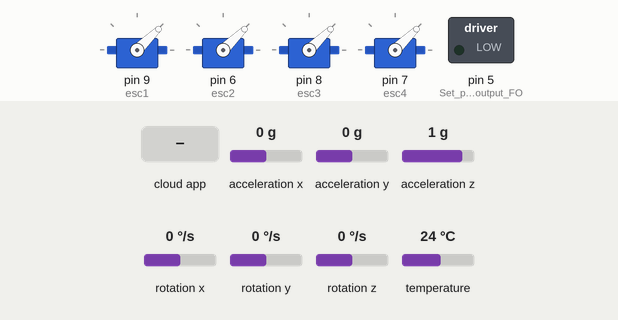
This sketch was run on a simulated Arduino Nano, built with avr-gcc and run on an emulated ATmega328P. Shown: 4 × servo, switched loads named in the sketch (green lamp = pin HIGH). The test bench sets the inputs (shaded band); at power-on: acceleration x 0 g, acceleration y 0 g, acceleration z 1 g, rotation x 0 °/s, rotation y 0 °/s, rotation z 0 °/s, temperature 24 °C. The RemoteXY app is connected; what the sketch prints to the serial monitor is not drawn.

Above: at 6.5 s.
6.6 s: the phone or cloud app sets joystick_01_y to -100
At 7.7 s:
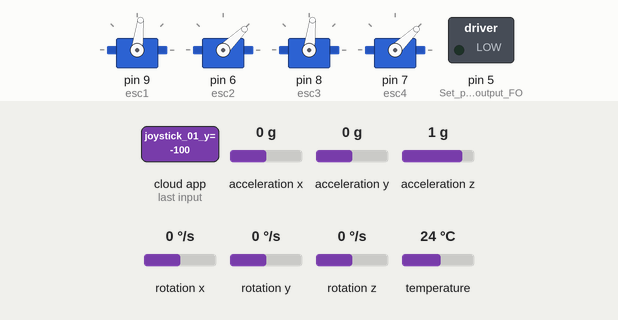
8.5 s: the phone or cloud app sets joystick_02_x to -100
11.5 s: the phone or cloud app sets joystick_02_y to 100
14.5 s: the phone or cloud app sets joystick_01_x to 100
At 14.8 s:
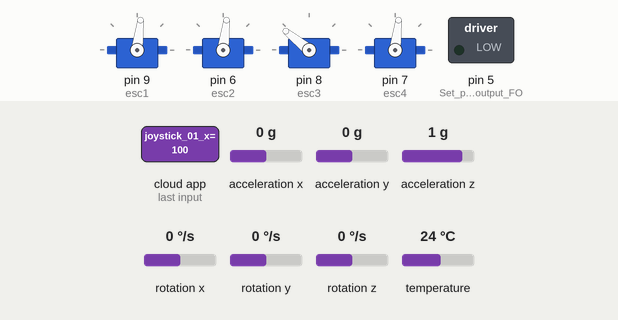
16.0 s: the phone or cloud app sets joystick_01_y to 100
At 17.7 s:
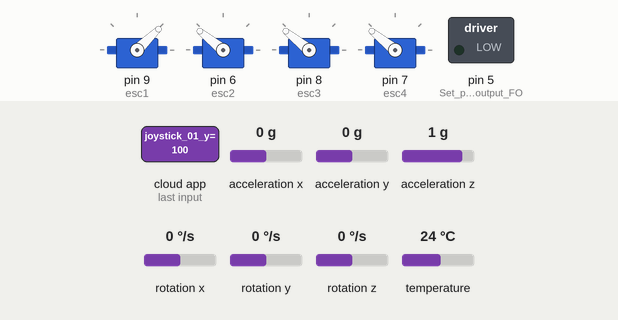
18.2 s: the phone or cloud app sets joystick_01_x to -100
At 18.8 s:
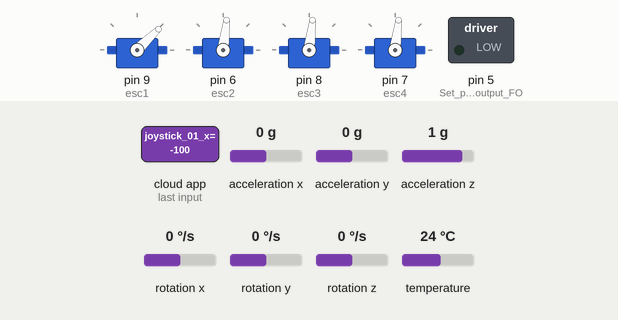
Timing chart, 0 to 20.7 s (numbered marks = the images above; inputs shaded):
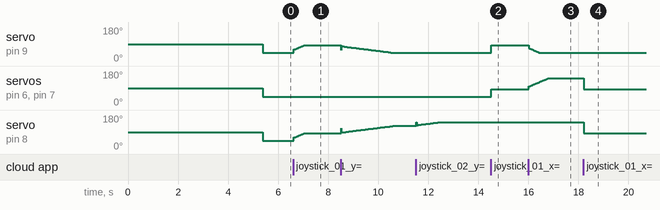

Measured:
- after the input at 6.6 s, servo on pin 9 (esc1), servo on pin 8 (esc3): moves from 44° to 83° over 0.42 s, starting at once
- after the input at 14.5 s, servo on pin 9 (esc1), servo on pin 6 (esc2), servo on pin 7 (esc4): 44° → 83° at once
- after the input at 16.0 s, servo on pin 9 (esc1): moves from 83° to 44° over 0.43 s, starting at once; servo on pin 6 (esc2), servo on pin 7 (esc4): moves from 83° to 141° over 0.76 s, starting at once
- after the input at 18.2 s, servo on pin 6 (esc2), servo on pin 8 (esc3), servo on pin 7 (esc4): 141° → 83° at once

The sketch:

drone_motor_testing.ino
```cpp
/***************************************************
  This code integrates the MPU6050 sensor with PID control
  and RemoteXY GUI for joystick-based motor control.
  It includes automatic calibration of the MPU6050 sensor.

  Hardware:
  - DFRduino Nano V3.1
  - MPU6050 sensor
  - Four ESCs controlling motors connected via Servo objects

  Libraries Required:
  - Wire.h (built-in)
  - Servo.h (built-in)
  - Adafruit_MPU6050.h
  - Adafruit_Sensor.h
  - RemoteXY.h
  - Kalman.h (for Kalman filter; optional, as we use a complementary filter)
***************************************************/

// Include necessary libraries
#include <Wire.h>
#include <Adafruit_MPU6050.h>
#include <Adafruit_Sensor.h>
#include <Servo.h>
// #include <Adafruit_BMP085_U.h> // Barometer library


// RemoteXY configuration
#define REMOTEXY_MODE__ESP8266_HARDSERIAL_POINT
#define REMOTEXY_SERIAL Serial
#define REMOTEXY_SERIAL_SPEED 115200
#define REMOTEXY_WIFI_SSID "FLy ME TO THE MOON"
#define REMOTEXY_WIFI_PASSWORD "12345678"
#define REMOTEXY_SERVER_PORT 6377

// RemoteXY GUI configuration
// This configuration is generated by the RemoteXY editor
// Replace the following configuration with your own if needed
#include <RemoteXY.h>

// RemoteXY GUI configuration
#pragma pack(push, 1)
uint8_t RemoteXY_CONF[] =   // 54 bytes
  { 255,5,0,0,0,47,0,18,0,0,0,31,1,106,200,1,1,3,0,5,
  12,18,49,49,32,2,26,31,5,15,121,49,49,32,2,26,31,2,56,79,
  44,22,1,2,26,31,31,79,78,0,79,70,70,0 };

// this structure defines all the variables and events of your control interface
struct {

    // input variables
  int8_t joystick_01_x; // from -100 to 100
  int8_t joystick_01_y; // from -100 to 100
  int8_t joystick_02_x; // from -100 to 100
  int8_t joystick_02_y; // from -100 to 100
  uint8_t switch_01; // =1 if switch ON and =0 if OFF
  uint8_t emergency_landing; // Emergency landing trigger


    // other variable
  uint8_t connect_flag;  // =1 if wire connected, else =0

} RemoteXY;
#pragma pack(pop)

// Global variables
Adafruit_MPU6050 mpu;
// Adafruit_BMP085_Unified bmp; // Barometer
Servo esc1, esc2, esc3, esc4;

// PID variables
float RatePitch, RateRoll, RateYaw;
float DesiredRateRoll, DesiredRatePitch, DesiredRateYaw;
float ErrorRateRoll, ErrorRatePitch, ErrorRateYaw;
float InputRoll, InputThrottle, InputPitch, InputYaw;

float PrevErrorRateRoll = 0, PrevErrorRatePitch = 0, PrevErrorRateYaw = 0;
float PrevItermRateRoll = 0, PrevItermRatePitch = 0, PrevItermRateYaw = 0;
float PIDReturn[] = {0, 0, 0};

// PID constants (tune these values as necessary)
float PRateRoll = 0.6, IRateRoll = 3.5, DRateRoll = 0.03;
float PRatePitch = 0.6, IRatePitch = 3.5, DRatePitch = 0.03;
float PRateYaw = 2.0, IRateYaw = 12.0, DRateYaw = 0.0;

// Motor inputs
float MotorInput1, MotorInput2, MotorInput3, MotorInput4;

// Calibration variables
float accXOffset = 0, accYOffset = 0, accZOffset = 0;
float gyroXOffset = 0, gyroYOffset = 0, gyroZOffset = 0;

// Voltage measurement variables
const int analogPin = A0;  // Pin connected to the voltage divider
const float R1 = 100000.0; // Resistor 1 value in ohms (100k ohms)
const float R2 = 20000.0;  // Resistor 2 value in ohms (20k ohms)
const float referenceVoltage = 5.0; // Assuming Arduino operates at 5V
const int adcMax = 1023;  // Max ADC value for 10-bit ADC
const float lowVoltageThreshold = 19.2; // 6 cells at 3.2V per cell
float dt = 0.01;  // Time step (100Hz update rate)
unsigned long previousTime;

// Function prototypes
void reset_pid(void);
void pid_equation(float Error, float P, float I, float D, float &PrevError, float &PrevIterm);
void calibrateMPU6050();
void batteryVoltageDetection();
void emergencyLanding(); // Declare emergency landing function


void setup()
{
  // Initialize RemoteXY
  RemoteXY_Init();

  // Initialize serial communication
  Serial.begin(115200);

  // Initialize MPU6050 sensor
  if (!mpu.begin()) {
    Serial.println("Failed to find MPU6050 chip");
    while (1) {
      delay(10);
    }
  }
  //Serial.println("MPU6050 Found!");

/*
// Initialize BMP180 sensor
  if (!bmp.begin()) {
    Serial.println("Failed to find BMP180 chip");
    while (1) {
      delay(10);
    }
  }
*/


  mpu.setAccelerometerRange(MPU6050_RANGE_8_G);
  mpu.setGyroRange(MPU6050_RANGE_500_DEG);
  mpu.setFilterBandwidth(MPU6050_BAND_21_HZ);

  // Calibrate MPU6050
  calibrateMPU6050();

  pinMode(5, OUTPUT); // Set pin 5 as an output FOR LED

  // Initialize ESCs
  esc1.attach(9);  // Motor 1
  esc2.attach(6);  // Motor 2
  esc3.attach(8);  // Motor 3
  esc4.attach(7);  // Motor 4

  // Initialize PID variables
  reset_pid();
}

void loop()
{
  // Handle RemoteXY input
  RemoteXY_Handler();

  // Read sensor data
  sensors_event_t a, g, temp;
  mpu.getEvent(&a, &g, &temp);

  // Read altitude from the barometer
  sensors_event_t altitudeEvent;
  // bmp.getEvent(&altitudeEvent);

  // Apply calibration offsets
  float accX = a.acceleration.x - accXOffset;
  float accY = a.acceleration.y - accYOffset;
  float accZ = a.acceleration.z - accZOffset;
  float gyroX = g.gyro.x - gyroXOffset;
  float gyroY = g.gyro.y - gyroYOffset;
  float gyroZ = g.gyro.z - gyroZOffset;

  // Calculate angles from accelerometer data
  float accAngleX = atan2(accY, accZ) * 180 / PI;
  float accAngleY = atan2(-accX, sqrt(accY * accY + accZ * accZ)) * 180 / PI;

  // Implement a complementary filter
  static float pitch = 0, roll = 0;
  float dt = 0.01; // Assuming loop runs every 10ms
  float alpha = 0.98; // Filter coefficient

  // Integrate gyro data
  float gyroRateX = gyroX * 180 / PI; // Convert to degrees per second
  float gyroRateY = gyroY * 180 / PI;
  float gyroRateZ = gyroZ * 180 / PI;

  pitch = alpha * (pitch + gyroRateX * dt) + (1 - alpha) * accAngleX;
  roll = alpha * (roll + gyroRateY * dt) + (1 - alpha) * accAngleY;


  // Read joystick inputs from RemoteXY
  InputThrottle = map(max(0, RemoteXY.joystick_01_x), 0, 100, 1000, 1800);
  float SignalYaw = map(RemoteXY.joystick_01_y, -100, 100, 1000, 2000);
  float SignalRoll = map(RemoteXY.joystick_02_y, -100, 100, 1000,2000);
  float SignalPitch = map(RemoteXY.joystick_02_x, -100, 100, 1000, 2000);

  DesiredRateYaw = 0.15 * (SignalYaw - 1500);
  DesiredRateRoll = 0.15 * (SignalRoll - 1500);
  DesiredRatePitch = 0.15 * (SignalPitch - 1500);
 // DesiredVelocityVertical=0.3*(InputThrottle - 1500);

  // Error rates
  ErrorRateRoll = DesiredRateRoll - RateRoll;
  ErrorRatePitch = DesiredRatePitch - RatePitch;
  ErrorRateYaw = DesiredRateYaw - RateYaw;

  // Compute PID outputs
  pid_equation(ErrorRateRoll, PRateRoll, IRateRoll, DRateRoll, PrevErrorRateRoll, PrevItermRateRoll);
  float pidOutputRoll = PIDReturn[0];
  PrevErrorRateRoll = PIDReturn[1];
  PrevItermRateRoll = PIDReturn[2];

  pid_equation(ErrorRatePitch, PRatePitch, IRatePitch, DRatePitch, PrevErrorRatePitch, PrevItermRatePitch);
  float pidOutputPitch = PIDReturn[0];
  PrevErrorRatePitch = PIDReturn[1];
  PrevItermRatePitch = PIDReturn[2];

  pid_equation(ErrorRateYaw, PRateYaw, IRateYaw, DRateYaw, PrevErrorRateYaw, PrevItermRateYaw);
  float pidOutputYaw = PIDReturn[0];
  PrevErrorRateYaw = PIDReturn[1];
  PrevItermRateYaw = PIDReturn[2];

  //ErrorVelocityVertical=DesiredVelocityVertical; // -- VelocityVerticalKalman TO BE DONE;
  //pid_equation(ErrorVelocityVertical, PVelocityVertical, IVelocityVertical, DVelocityVertical, PrevErrorVelocityVertical, PrevItermVelocityVertical);
  //InputThrottle=1500 + PIDReturn[0];
  //PrevErrorVelocityVertical=PIDReturn[1];
  //PrevItermVelocityVertical=PIDReturn[2];

/* Gradually adjust throttle based on altitude
    if (currentAltitude < 5.0) { // Check if close to the ground
        // Decrease throttle gradually if altitude is decreasing
        InputThrottle = constrain(InputThrottle - 5, 1000, 1800); // Decrease throttle gradually
    }
*/

  // Calculate motor outputs
  // Assuming quadcopter in X configuration
  MotorInput1 = InputThrottle - pidOutputRoll + pidOutputPitch - pidOutputYaw; // Front Left
  MotorInput2 = InputThrottle - pidOutputRoll - pidOutputPitch + pidOutputYaw; // Front Right
  MotorInput3 = InputThrottle + pidOutputRoll - pidOutputPitch - pidOutputYaw; // Rear Right
  MotorInput4 = InputThrottle + pidOutputRoll + pidOutputPitch + pidOutputYaw; // Rear Left

  // Constrain motor outputs
  MotorInput1 = constrain(MotorInput1, 1000, 2000);
  MotorInput2 = constrain(MotorInput2, 1000, 2000);
  MotorInput3 = constrain(MotorInput3, 1000, 2000);
  MotorInput4 = constrain(MotorInput4, 1000, 2000);

  // Write motor outputs
  esc1.writeMicroseconds(MotorInput1);
  esc2.writeMicroseconds(MotorInput2);
  esc3.writeMicroseconds(MotorInput3);
  esc4.writeMicroseconds(MotorInput4);

  // For debugging
 // Serial.print("Pitch: "); Serial.print(pitch);
  //Serial.print(", Roll: "); Serial.print(roll);
  //Serial.print(", Gyro: "); Serial.print(gyroRateZ);
  //Serial.print(", Motor1: "); Serial.print(MotorInput1);
  //Serial.print(", Motor2: "); Serial.print(MotorInput2);
  //Serial.print(", Motor3: "); Serial.print(MotorInput3);
  //Serial.print(", Motor4: "); Serial.println(MotorInput4);

  // Delay for loop timing
  delay(10); // 10ms delay for 100Hz update rate
}

void reset_pid() {
  // Reset PID variables
  DesiredRateRoll = 0;
  DesiredRatePitch = 0;
  DesiredRateYaw = 0;
}

// PID function
void pid_equation(float Error, float P, float I, float D, float &PrevError, float &PrevIterm) {
  float dt = 0.01; // Time step (10ms)
  float Pterm = P * Error;
  float Iterm = PrevIterm + I * Error * dt;
  float Dterm = D * (Error - PrevError) / dt;

  // Anti-windup for integral term
  Iterm = constrain(Iterm, -400, 400);

  float PIDOutput = Pterm + Iterm + Dterm;

  // Constrain PID output
  PIDOutput = constrain(PIDOutput, -400, 400);

  // Update return values
  PIDReturn[0] = PIDOutput;
  PIDReturn[1] = Error;
  PIDReturn[2] = Iterm;

  // Update previous error and integral term
  PrevError = Error;
  PrevIterm = Iterm;
}

/*
// Reset PID variables
void reset_pid(void) {
  PrevErrorRateRoll = PrevErrorRatePitch = PrevErrorRateYaw = 0;
  PrevItermRateRoll = PrevItermRatePitch = PrevItermRateYaw = 0;
}
*/

// Calibration function
void calibrateMPU6050() {
  Serial.println("Calibrating MPU6050...");

  const int calibrationSamples = 1000;
  float accXSum = 0, accYSum = 0, accZSum = 0;
  float gyroXSum = 0, gyroYSum = 0, gyroZSum = 0;

  for (int i = 0; i < calibrationSamples; i++) {
    sensors_event_t a, g, temp;
    mpu.getEvent(&a, &g, &temp);

    accXSum += a.acceleration.x;
    accYSum += a.acceleration.y;
    accZSum += a.acceleration.z - 9.80665; // Subtract gravity

    gyroXSum += g.gyro.x;
    gyroYSum += g.gyro.y;
    gyroZSum += g.gyro.z;

    delay(3); // Wait for sensor to stabilize
  }

  accXOffset = accXSum / calibrationSamples;
  accYOffset = accYSum / calibrationSamples;
  accZOffset = accZSum / calibrationSamples;
  gyroXOffset = gyroXSum / calibrationSamples;
  gyroYOffset = gyroYSum / calibrationSamples;
  gyroZOffset = gyroZSum / calibrationSamples;

  Serial.println("Calibration complete.");
}

void batteryVoltageDetection() {
  // Read the battery voltage
  int sensorValue = analogRead(analogPin);
  float voltageOut = (sensorValue * referenceVoltage) / adcMax;
  float batteryVoltage = voltageOut * (R1 + R2) / R2;

  // Send battery voltage to RemoteXY (ensure the RemoteXY interface supports this)
 // RemoteXY.battery_voltage = batteryVoltage;

  // Check if the battery voltage is below the safe threshold
  if (batteryVoltage < lowVoltageThreshold) {
    digitalWrite(5, LOW); // Optional: take an action if voltage is low
  } else {
    digitalWrite(5, HIGH); // Optional: normal operation
  }
}

// Emergency landing procedure
void emergencyLanding() {
  Serial.println("Emergency landing initiated...");

    // Initial throttle for descent
    float landingThrottle = 1100;          // Initial throttle value for motors during descent
    const float targetDescentRate = -1.0;  // Target descent rate in m/s^2 for steady and slow descent
    const float descentRateP = 0.5;        // PID proportional term for descent rate
    const float descentRateI = 0.1;        // PID integral term for descent rate
    const float descentRateD = 0.05;       // PID derivative term for descent rate

    float prevDescentError = 0;
    float descentIntegral = 0;

    while (true) {
        // Read sensor data to maintain balance
        sensors_event_t a, g, temp;
        mpu.getEvent(&a, &g, &temp);  //reads data from the accelerometer and gyroscope to keep track of orientation.

        // Calculate descent rate from accelerometer Z-axis
        float currentDescentRate = a.acceleration.z; // Get z-axis acceleration in m/s^2

        // Calculate descent error (target descent rate - actual descent rate)
        float descentError = targetDescentRate - currentDescentRate; // how far the drone’s current behavior deviates from the goal.

        // PID calculations for descent control
        descentIntegral += descentError * dt;
        float descentDerivative = (descentError - prevDescentError) / dt;
        float pidDescentOutput = descentRateP * descentError + descentRateI * descentIntegral + descentRateD * descentDerivative;

        // Adjust throttle based on PID output to control descent rate
        landingThrottle = constrain(landingThrottle + pidDescentOutput, 1000, 2000);

        // Update previous error for next loop
        prevDescentError = descentError;

        // Calculate pitch and roll angles from accelerometer data
        float accAngleX = atan2(a.acceleration.y, a.acceleration.z) * 180 / PI; // pitch angle, which is the tilt around the X-axis.
        float accAngleY = atan2(-a.acceleration.x, sqrt(a.acceleration.y * a.acceleration.y + a.acceleration.z * a.acceleration.z)) * 180 / PI; // roll angle, which is the tilt around the Y-axis.

        // Update PID for pitch and roll based on current angles
        float ErrorPitch = 0 - accAngleX; // Desired angle is 0 so the errors indicate how tilted the drone is.
        float ErrorRoll = 0 - accAngleY;

        // Update PID for pitch and roll
        float pidOutputPitch, pidOutputRoll;

        pid_equation(ErrorPitch, PRatePitch, IRatePitch, DRatePitch, PrevErrorRatePitch, PrevItermRatePitch);
        pidOutputPitch = PIDReturn[0]; //compute the PID output based on the current error and previous states, which will adjust the motor speeds to correct any tilt.
        PrevErrorRatePitch = PIDReturn[1];
        PrevItermRatePitch = PIDReturn[2];

        pid_equation(ErrorRoll, PRateRoll, IRateRoll, DRateRoll, PrevErrorRateRoll, PrevItermRateRoll);
        pidOutputRoll = PIDReturn[0]; //holds the calculated adjustments for pitch and roll
        PrevErrorRateRoll = PIDReturn[1];
        PrevItermRateRoll = PIDReturn[2];

        // Calculate motor inputs for stability and controlled descent
        float MotorInput1 = landingThrottle - pidOutputRoll + pidOutputPitch; // Front Left
        float MotorInput2 = landingThrottle - pidOutputRoll - pidOutputPitch; // Front Right
        float MotorInput3 = landingThrottle + pidOutputRoll - pidOutputPitch; // Rear Right
        float MotorInput4 = landingThrottle + pidOutputRoll + pidOutputPitch; // Rear Left

        // Adjust each motor’s throttle to account for roll and pitch corrections.
        MotorInput1 = constrain(MotorInput1, 1000, 2000); // Motor inputs stay within limits
        MotorInput2 = constrain(MotorInput2, 1000, 2000);
        MotorInput3 = constrain(MotorInput3, 1000, 2000);
        MotorInput4 = constrain(MotorInput4, 1000, 2000);

        // Write motor outputs
        esc1.writeMicroseconds(MotorInput1); // PWM signal to ESCs with calculated throttle value for each motor
        esc2.writeMicroseconds(MotorInput2);
        esc3.writeMicroseconds(MotorInput3);
        esc4.writeMicroseconds(MotorInput4);

    // Landing Detection (close to ground, low descent rate)
    if (currentDescentRate > -0.1 && currentDescentRate < 0.1) { // Threshold for minimal descent speed
      break; // If descent rate close to zero, the loop breaks, signaling that the drone has landed.
    }

    // Gradually decrease throttle for smooth landing
    if (landingThrottle > 1000) {
      landingThrottle -= 0.5; // Decrease throttle slowly
    }
    delay(10); // Loop rate at 100Hz
    }

    // Turn off motors after landing
  esc1.writeMicroseconds(1000);
  esc2.writeMicroseconds(1000);
  esc3.writeMicroseconds(1000);
  esc4.writeMicroseconds(1000);
}
```

Barometer.cpp
```cpp
#include "Barometer.h"

Adafruit_BMP280 Barometer::bmp;
float Barometer::baselineAltitude = 0;

bool Barometer::begin() {
  if (!bmp.begin(0x76)) {  // Default I2C address is 0x76 or 0x77
    return false;
  }
  bmp.setSampling(Adafruit_BMP280::MODE_NORMAL,
                  Adafruit_BMP280::SAMPLING_X2,
                  Adafruit_BMP280::SAMPLING_X16,
                  Adafruit_BMP280::FILTER_X16,
                  Adafruit_BMP280::STANDBY_MS_500);
  calibrate();
  return true;
}

void Barometer::calibrate() {
  baselineAltitude = bmp.readAltitude(1013.25); // Replace 1013.25 with actual sea-level pressure if known
}

float Barometer::getAltitude() {
  float current = bmp.readAltitude(1013.25);
  return current - baselineAltitude;
}
```

Barometer.h
```cpp
#ifndef BAROMETER_H
#define BAROMETER_H

#include <Adafruit_BMP280.h>
#include <Wire.h>

class Barometer {
public:
  static bool begin();
  static float getAltitude();
  static void calibrate();

private:
  static Adafruit_BMP280 bmp;
  static float baselineAltitude;
};

#endif
```

PIDController.h
```cpp
// PIDController.h

#ifndef PIDCONTROLLER_H
#define PIDCONTROLLER_H

class PIDController {
public:
    float Kp, Ki, Kd;
    float integral;
    float last_error;
    float last_derivative;
    float T;       // Cutoff period for the low pass filter

    PIDController(float p, float i, float d, float t) : Kp(p), Ki(i), Kd(d), T(t), integral(0), last_error(0), last_derivative(0) {}

    float compute(float target, float current, float dt, float maxOutput, float minOutput);
    void reset();
    void setTunings(float p, float i, float d, float t);

};

#endif // PIDCONTROLLER_H
```

Source omitted: PIDController.cpp (1599 bytes), WT901_I2C.cpp (10985 bytes), WT901_I2C.h (4281 bytes)
